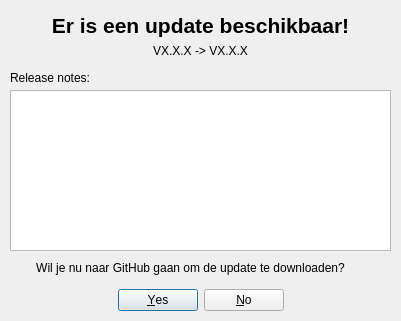
<?xml version="1.0" encoding="UTF-8"?>
<ui version="4.0">
 <class>Rooster_EPD_update</class>
 <widget class="QDialog" name="Rooster_EPD_update">
  <property name="geometry">
   <rect>
    <x>0</x>
    <y>0</y>
    <width>401</width>
    <height>321</height>
   </rect>
  </property>
  <property name="sizePolicy">
   <sizepolicy hsizetype="Fixed" vsizetype="Fixed">
    <horstretch>0</horstretch>
    <verstretch>0</verstretch>
   </sizepolicy>
  </property>
  <property name="minimumSize">
   <size>
    <width>401</width>
    <height>321</height>
   </size>
  </property>
  <property name="maximumSize">
   <size>
    <width>401</width>
    <height>321</height>
   </size>
  </property>
  <property name="windowTitle">
   <string>Update beschikbaar!</string>
  </property>
  <widget class="QDialogButtonBox" name="buttonBox">
   <property name="geometry">
    <rect>
     <x>0</x>
     <y>280</y>
     <width>401</width>
     <height>41</height>
    </rect>
   </property>
   <property name="orientation">
    <enum>Qt::Orientation::Horizontal</enum>
   </property>
   <property name="standardButtons">
    <set>QDialogButtonBox::StandardButton::No|QDialogButtonBox::StandardButton::Yes</set>
   </property>
   <property name="centerButtons">
    <bool>true</bool>
   </property>
  </widget>
  <widget class="QLabel" name="label">
   <property name="geometry">
    <rect>
     <x>10</x>
     <y>10</y>
     <width>381</width>
     <height>31</height>
    </rect>
   </property>
   <property name="font">
    <font>
     <pointsize>16</pointsize>
     <bold>true</bold>
    </font>
   </property>
   <property name="text">
    <string>Er is een update beschikbaar!</string>
   </property>
   <property name="alignment">
    <set>Qt::AlignmentFlag::AlignCenter</set>
   </property>
  </widget>
  <widget class="QLabel" name="version">
   <property name="geometry">
    <rect>
     <x>10</x>
     <y>40</y>
     <width>381</width>
     <height>21</height>
    </rect>
   </property>
   <property name="text">
    <string>VX.X.X -&gt; VX.X.X</string>
   </property>
   <property name="alignment">
    <set>Qt::AlignmentFlag::AlignCenter</set>
   </property>
  </widget>
  <widget class="QTextBrowser" name="releaseNotes">
   <property name="geometry">
    <rect>
     <x>10</x>
     <y>90</y>
     <width>381</width>
     <height>161</height>
    </rect>
   </property>
   <property name="textInteractionFlags">
    <set>Qt::TextInteractionFlag::TextSelectableByMouse</set>
   </property>
  </widget>
  <widget class="QLabel" name="label_3">
   <property name="geometry">
    <rect>
     <x>10</x>
     <y>70</y>
     <width>381</width>
     <height>16</height>
    </rect>
   </property>
   <property name="text">
    <string>Release notes:</string>
   </property>
  </widget>
  <widget class="QLabel" name="label_4">
   <property name="geometry">
    <rect>
     <x>10</x>
     <y>260</y>
     <width>361</width>
     <height>16</height>
    </rect>
   </property>
   <property name="text">
    <string>Wil je nu naar GitHub gaan om de update te downloaden?</string>
   </property>
   <property name="alignment">
    <set>Qt::AlignmentFlag::AlignCenter</set>
   </property>
  </widget>
 </widget>
 <resources/>
 <connections>
  <connection>
   <sender>buttonBox</sender>
   <signal>accepted()</signal>
   <receiver>Rooster_EPD_update</receiver>
   <slot>accept()</slot>
   <hints>
    <hint type="sourcelabel">
     <x>248</x>
     <y>254</y>
    </hint>
    <hint type="destinationlabel">
     <x>157</x>
     <y>274</y>
    </hint>
   </hints>
  </connection>
  <connection>
   <sender>buttonBox</sender>
   <signal>rejected()</signal>
   <receiver>Rooster_EPD_update</receiver>
   <slot>reject()</slot>
   <hints>
    <hint type="sourcelabel">
     <x>316</x>
     <y>260</y>
    </hint>
    <hint type="destinationlabel">
     <x>286</x>
     <y>274</y>
    </hint>
   </hints>
  </connection>
 </connections>
</ui>
